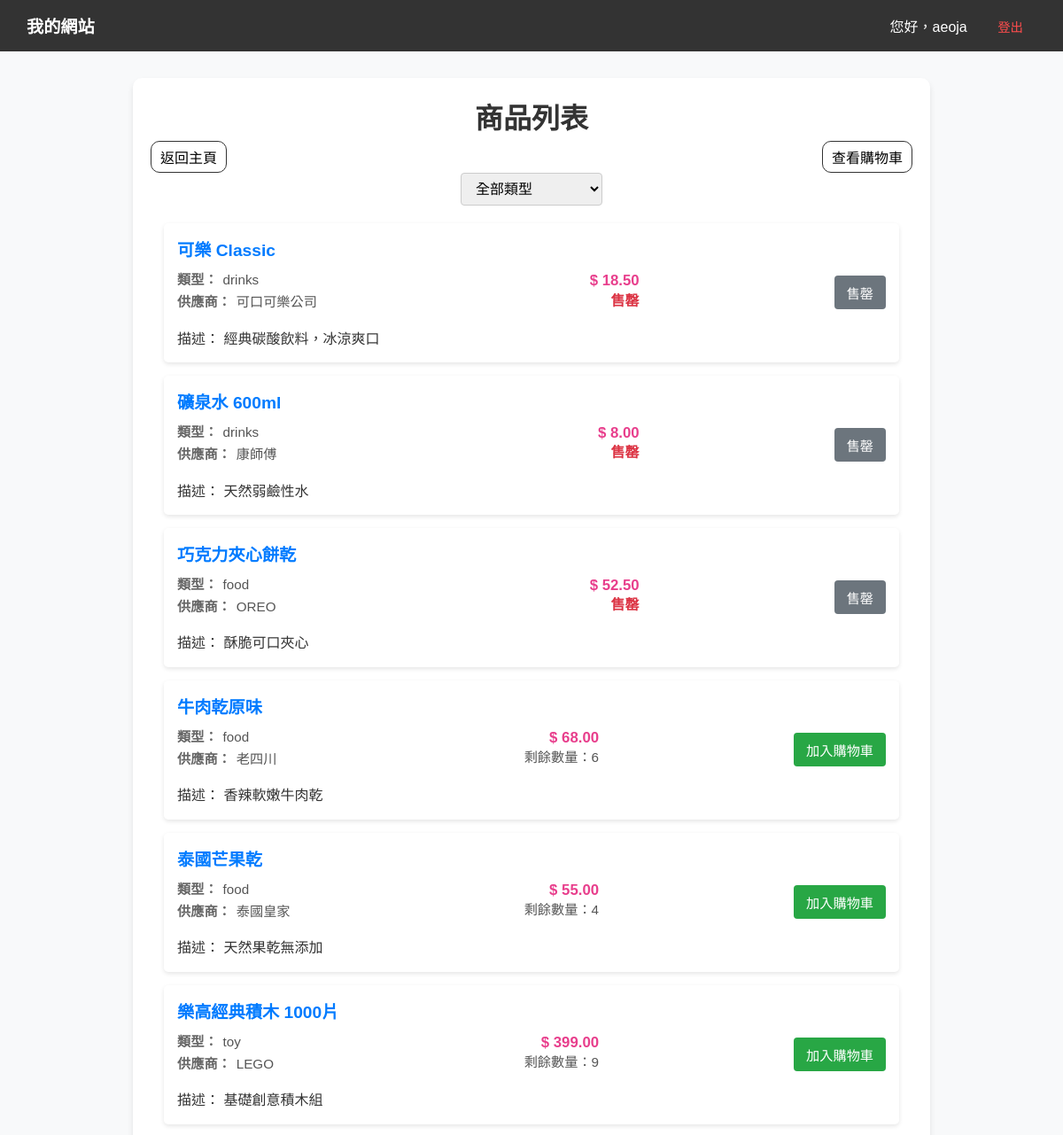
Before: /product_list.php (signed in, upper part) with the older database file.
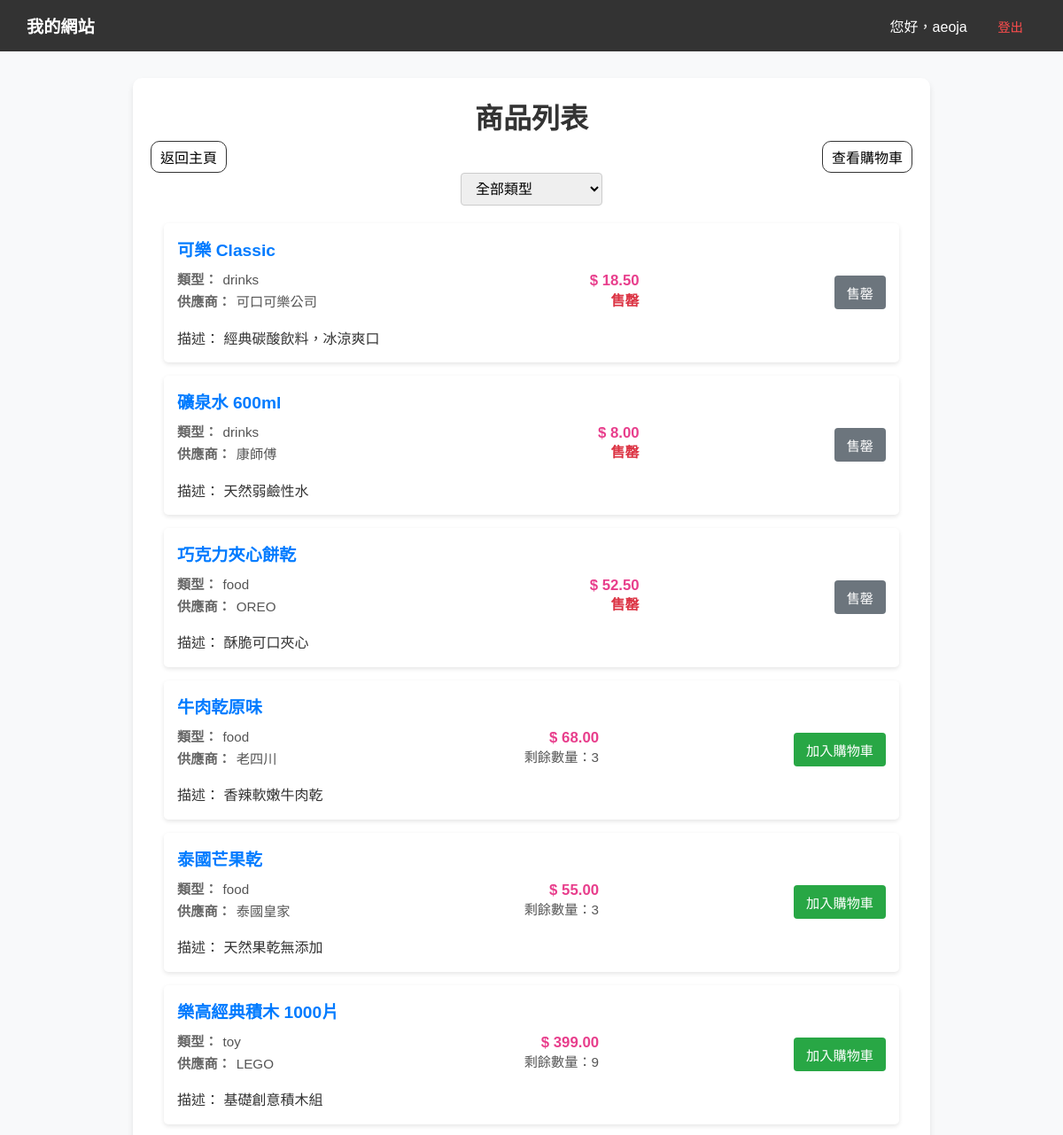
After: the same page with the newer database file.
### tables this page shows
CREATE TABLE `products` (
  `product_id` int(11) NOT NULL,
  `product_name` varchar(100) NOT NULL,
  `type` enum('drinks','food','toy','e-things') NOT NULL,
  `supplier` varchar(80) DEFAULT NULL,
  `description` text DEFAULT NULL,
  `price` decimal(10,2) NOT NULL,
  `qty` int(11) UNSIGNED NOT NULL DEFAULT 1 COMMENT 'Stock level of product',
  `updated_at` datetime DEFAULT current_timestamp() ON UPDATE current_timestamp(),
  `created_at` datetime DEFAULT current_timestamp()
);

### connect.php (called while the page is built, shortened)
<?php
$servername = "localhost";
$username = "root";
$password = "";
$db_name = "lab6";
$conn = new mysqli($servername, $username, $password, $db_name);
function safeQuery($sql, $types = null, $params = []) {
    global $conn;
    $stmt = $conn->prepare($sql);
    $response = new stdClass();
    if ($types && !empty($params)) {
        $stmt->bind_param($types, ...$params);
    }
    $response->success = $stmt->execute();
    $response->affected_rows = $stmt->affected_rows;
    $response->insert_id = $stmt->insert_id;
    $response->error = $stmt->error;
    $result = $stmt->get_result();
    $response->result = $result;
    return $response;
}
?>

### product_list.php (the view, shortened to what this page needs)
<?php
require_once("connect.php");
$cartProductIds = [];
$showingType = $_GET['type'] ?? '';
$products = [];
try {
    $sql = "SELECT * FROM products";
    $response = null;
    if ($showingType) {
        $response = safeQuery($sql, 's', [$showingType]);
    } else {
        $response = safeQuery($sql);
    }
    if ($response->success) {
        $products = $response->result->fetch_all(MYSQLI_ASSOC);
    } else {
        throw new Exception("Failed to fetch products: " . $response->error);
    }
} catch (Exception $e) {
    $products = [];
    error_log($e->getMessage());
}
?>
<!DOCTYPE html>
<html lang="zh-Hant">
<head>
    <link rel="stylesheet" href="style.css?v=<?php echo filemtime('style.css'); ?>">
</head>
<body>
    <?php require_once 'nav.php'; ?>
    <div class="content">
        <h1>商品列表</h1>
        <div style="display:grid; grid-template-columns: fit-content(100%) auto fit-content(100%); align-items: center; gap: 10px;">
            <a href="index.php">返回主頁</a>
            <a href="show_cart.php">查看購物車</a>
        </div>
        <div class="filter-container">
            <select onchange="location = this.value;" class="filter-select">
                <option value="product_list.php" <?php if (!$showingType) echo 'selected'; ?>>全部類型</option>
            </select>
        </div>
        <ul class="product-list">
            <?php foreach ($products as $product): ?>
                <li>
                    <div class="product-details">
                        <strong><?php echo htmlspecialchars($product['product_name']); ?></strong>
                        <div class="product-info">
                            <?php
                            $remaining = intval($product['qty']);
                            ?>
                            <div class="product-row">
                                <div class="meta-left">
                                    <div class="product-meta"><span class="meta-label">類型：</span><span><?php echo htmlspecialchars($product['type']); ?></span></div>
                                    <div class="product-meta"><span class="meta-label">供應商：</span><span><?php echo htmlspecialchars($product['supplier']); ?></span></div>
                                </div>
                                <div class="meta-right">
                                    <div class="product-price">$ <?php echo htmlspecialchars($product['price']); ?></div>
                                    <?php if ($remaining !== null): ?>
                                        <?php if ($remaining <= 0): ?>
                                            <div class="sold-out-text">售罄</div>
                                        <?php else: ?>
                                            <div class="product-meta">剩餘數量：<?php echo $remaining; ?></div>
                                        <?php endif; ?>
                                    <?php endif; ?>
                                </div>
                            </div>
                            <div class="product-desc">描述： <?php echo htmlspecialchars($product['description']); ?></div>
                        </div>
                    </div>
                    <div class="actions">
                        <?php if ($remaining !== null && $remaining <= 0): ?>
                            <button class="sold-out-btn" disabled>售罄</button>
                        <?php elseif (!empty($cartProductIds[intval($product['product_id'])])): ?>
                            <a href="show_cart.php" class="cart-button in-cart">已在購物車</a>
                        <?php else: ?>
                            <button class="add-cart-button cart-button" data-selected-count="<?php echo $product['product_id']; ?>" data-id="<?php echo $product['product_id']; ?>" <?php if ($remaining !== null) echo ' data-qty="' . htmlspecialchars($remaining) . '"'; ?>>加入購物車</button>
                        <?php endif; ?>
                    </div>
                </li>
            <?php endforeach; ?>
        </ul>
    </div>
</body>
</html>

### nav.php (shortened to what this page needs)
<?php
$isLoggedIn = !empty($_SESSION['login']);
$username = $isLoggedIn ? $_SESSION['login'] : "訪客";
?>
<nav class="navbar">
    <div class="logo"><a href="index.php">我的網站</a></div>
    <div class="nav-links">
        <?php if ($isLoggedIn): ?>
            <span>您好，<?php echo htmlspecialchars($username); ?></span>
            <a href="logout.php" class="btn-logout" onclick="return confirm('確定要登出嗎？')">登出</a>
        <?php else: ?>
            <a href="login.php" class="btn-login">登入</a>
            <a href="member_reg.php" class="btn-signup">註冊</a>
        <?php endif; ?>
    </div>
</nav>

### style.css (style rules this page uses)
* { margin: 0; padding: 0; box-sizing: border-box; }
body { font-family: "Microsoft JhengHei", Arial, sans-serif; margin: 0; background-color: #f8f9fa; }
.content { max-width: 900px; margin: 30px auto; padding: 20px; background: white; border-radius: 10px; box-shadow: 0 4px 6px rgba(0, 0, 0, 0.1); }
.content a { text-decoration: none; color: inherit; border: #333 solid 1px; border-radius: 10px; padding: 5px 10px; }
h1 { text-align: center; color: #333; margin-bottom: 5px; }
.navbar { background: #333; color: white; padding: 15px 30px; position: sticky; top: 0; display: flex; justify-content: space-between; align-items: center; }
.nav-links a { color: white; text-decoration: none; margin-left: 15px; padding: 8px 15px; border-radius: 4px; transition: 0.3s; }
.btn-logout { color: #ff4d4d !important; font-size: 0.9em; }
.product-list { max-width:900px; margin:0 auto; padding:0 15px; }
.product-list li { background-color:white; margin-bottom:15px; padding:15px; border-radius:5px; box-shadow:0 2px 5px rgba(0,0,0,0.1); display:flex; justify-content:space-between; align-items:center; }
.product-details { flex:1; }
.product-details strong { font-size:1.2em; color:#007bff; }
.product-info { margin-top:10px; display:grid; grid-template-columns:1fr 180px; gap:12px 20px; align-items:start; line-height:1.4; }
.product-row { display:flex; justify-content:space-between; gap:12px; align-items:flex-start; }
.meta-left { display:flex; flex-direction:column; gap:4px; }
.meta-right { text-align:right; min-width:140px; }
.product-meta { color:#555; font-size:0.95em; }
.meta-label { color:#666; margin-right:6px; font-weight:600; }
.product-price { color:#e83e8c; font-weight:700; font-size:1.05em; }
.product-desc { grid-column:1 / -1; color:#333; margin-top:8px; }
.actions { margin-left:20px; text-align:center; }
.sold-out-text { color:#dc3545; font-weight:bold; }
html, body { -ms-overflow-style: none; scrollbar-width: none; }

### product_list.php (style rules this page uses)
.content { max-width: 900px; margin: 30px auto; padding: 20px; background: white; border-radius: 10px; box-shadow: 0 4px 6px rgba(0, 0, 0, 0.1); }
.filter-container { text-align: center; margin-bottom: 20px; }
.filter-select { padding: 8px 12px; font-size: 1em; border-radius: 4px; border: 1px solid #ccc; min-width: 160px; }
.product-list { max-width: 900px; margin: 0 auto; padding: 0 15px; }
ul { list-style-type: none; padding: 0; }
li { background-color: white; margin-bottom: 15px; padding: 15px; border-radius: 5px; box-shadow: 0 2px 5px rgba(0, 0, 0, 0.1); display: flex; justify-content: space-between; align-items: center; }
.product-details { flex: 1; }
.product-details strong { font-size: 1.2em; color: #007bff; }
.product-info { margin-top: 10px; display: grid; grid-template-columns: 1fr 180px; gap: 12px 20px; align-items: start; line-height: 1.4; }
.product-row { display: flex; justify-content: space-between; gap: 12px; align-items: flex-start; }
.meta-left { display: flex; flex-direction: column; gap: 4px; }
.meta-right { text-align: right; min-width: 140px; }
.product-meta { color: #555; font-size: 0.95em; }
.meta-label { color: #666; margin-right: 6px; font-weight: 600; }
.product-price { color: #e83e8c; font-weight: 700; font-size: 1.05em; }
.product-desc { grid-column: 1 / -1; color: #333; margin-top: 8px; }
.sold-out-text { color: #dc3545; font-weight: bold; }
.actions { margin-left: 20px; text-align: center; }
.cart-button, .sold-out-btn { padding: 8px 14px; border: none; border-radius: 4px; cursor: pointer; font-size: 0.95em; }
.cart-button { background-color: #28a745; color: white; }
.sold-out-btn { background-color: #6c757d; color: white; cursor: default; }

Changed rows visible on the page:
changed products "牛肉乾原味": qty "6" → "3"
changed products "泰國芒果乾": qty "4" → "3"
